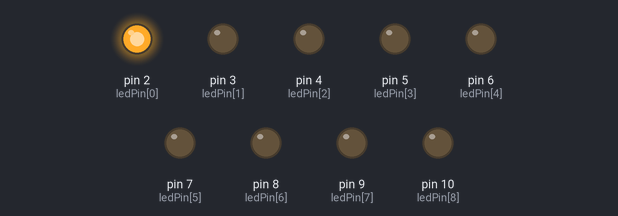
Simulated run of this sketch. Board: Arduino Uno, built with avr-gcc and run on an emulated ATmega328P. On the bench: output pins drawn as LEDs (lit = HIGH).

Above: at 0.2 s.
At 1.7 s:
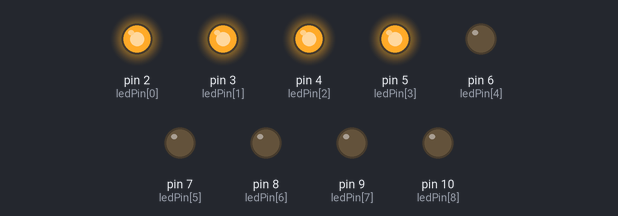
At 3.2 s:
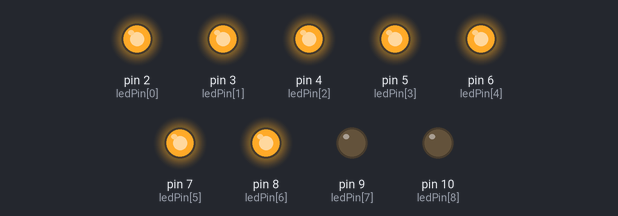
At 5.7 s:
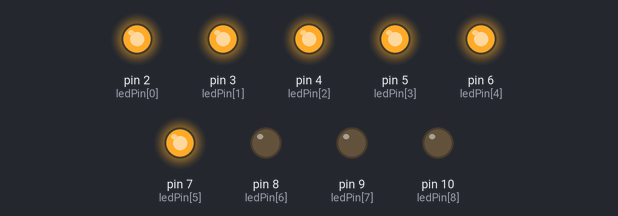
At 8.7 s:
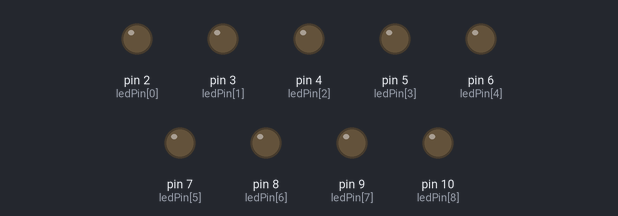
At 11.2 s:
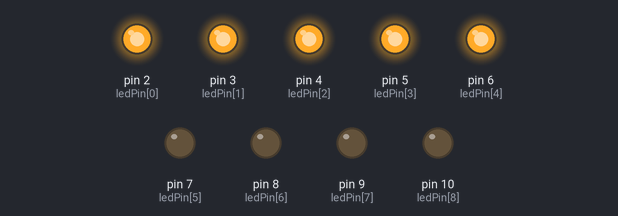
Timing chart, 0 to 11.7 s (numbered marks = the images above):
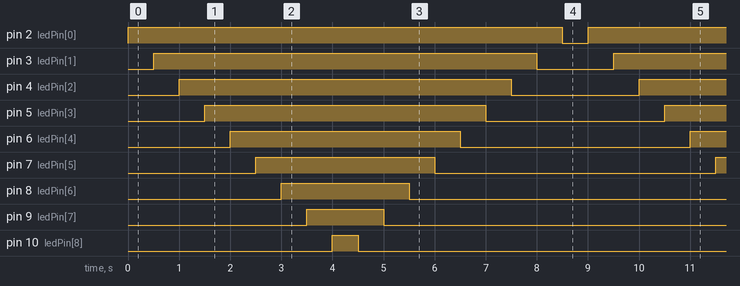

The sketch:

d04_8led.ino
```cpp
byte ledPin[] = {2, 3, 4, 5, 6, 7, 8, 9, 10};

byte pinCount;

// ---------------------------------------------------------------------------------
void setup()
{
  pinCount = sizeof(ledPin);

  for (int i = 0; i < pinCount; i++)
  {
    pinMode(ledPin[i], OUTPUT);
    digitalWrite(ledPin[i], LOW);
  }
}

// ---------------------------------------------------------------------------------
void loop()
{
  for (int i = 0; i < pinCount; i++)
  {
    digitalWrite(ledPin[i], HIGH);
    delay(500);
  }

  for (int i = pinCount - 1; i >= 0; i--)
  {
    digitalWrite(ledPin[i], LOW);
    delay(500);
  }
}
```

Measured:
- by itself, pin 2 (ledPin[0]): alternates HIGH for 8.5 s and LOW for 0.50 s
- by itself, pin 3 (ledPin[1]): alternates HIGH for 7.5 s and LOW for 1.5 s
- by itself, pin 4 (ledPin[2]): alternates HIGH for 6.5 s and LOW for 2.5 s
- by itself, pin 5 (ledPin[3]): alternates HIGH for 5.5 s and LOW for 3.5 s
- by itself, pin 6 (ledPin[4]): alternates HIGH for 4.5 s and LOW for 4.5 s
- by itself, pin 7 (ledPin[5]): alternates HIGH for 3.5 s and LOW for 5.5 s
- by itself, pin 8 (ledPin[6]): alternates HIGH for 2.5 s and LOW for 6.5 s
- by itself, pin 9 (ledPin[7]): alternates HIGH for 1.5 s and LOW for 7.5 s
